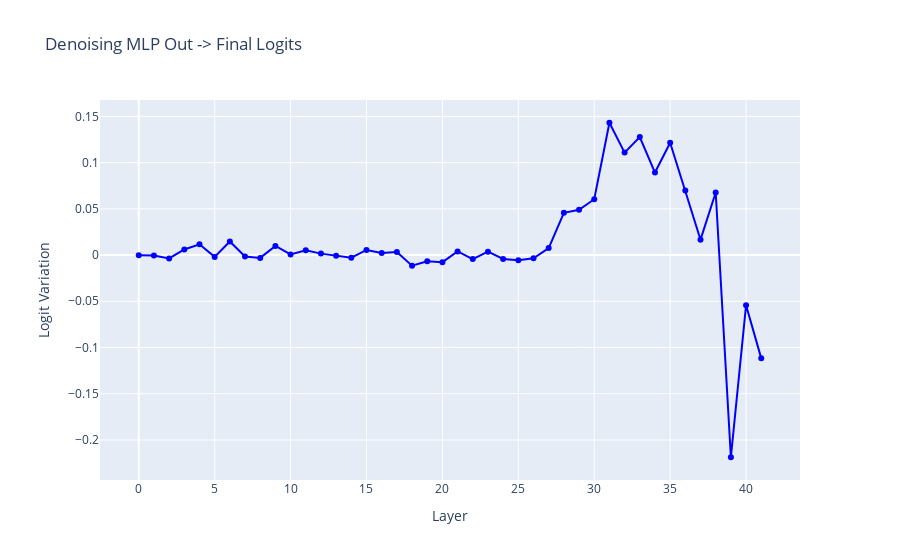

Notebook code cell kept with this figure:
### Code cell
# Plot as line
line = go.Figure(
    data=[
        go.Scatter(
            x=np.arange(model.cfg.n_layers),
            y=denoise_mlp_extraction_results['mlp_out'],
            mode='lines+markers',
            name='MLP Out',
            line=dict(color='blue')
        )
    ],
    layout=go.Layout(
        title="Denoising MLP Out -> Final Logits",
        xaxis_title="Layer",
        yaxis_title="Logit Variation",
        margin=dict(l=100, r=100),
    ),
)
line.show()

### Figure 1 — Plotly figure (JSON) as saved in the notebook; plotly's stock layout.template omitted (floating-point values rounded to 4 significant figures)
{"data": [{"line": {"color": "blue"}, "mode": "lines+markers", "name": "MLP Out", "type": "scatter", "x": [0, 1, 2, 3, 4, 5, 6, 7, 8, 9, 10, 11, 12, 13, 14, 15, 16, 17, 18, 19, 20, 21, 22, 23, 24, 25, 26, 27, 28, 29, 30, 31, 32, 33, 34, 35, 36, 37, 38, 39, 40, 41], "y": [-0.0001197, -0.0005871, -0.003658, 0.006086, 0.01165, -0.001971, 0.01471, -0.001609, -0.003087, 0.009853, 0.0006304, 0.005105, 0.001559, -0.0008173, -0.00292, 0.005525, 0.002176, 0.003296, -0.0115, -0.006705, -0.007692, 0.003924, -0.004297, 0.003707, -0.004206, -0.005691, -0.003461, 0.007589, 0.04571, 0.04897, 0.06035, 0.1431, 0.1108, 0.1276, 0.08925, 0.1214, 0.06982, 0.01664, 0.06761, -0.2187, -0.05421, -0.1117]}], "layout": {"margin": {"l": 100, "r": 100}, "title": {"text": "Denoising MLP Out -> Final Logits"}, "xaxis": {"title": {"text": "Layer"}}, "yaxis": {"title": {"text": "Logit Variation"}}}}
